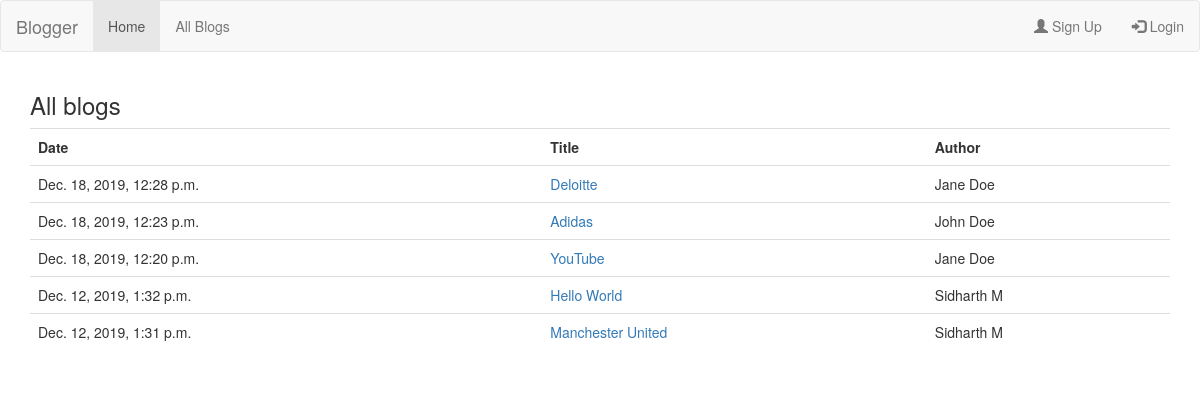
The app's page /allblogs with its own data.
### blogs/models.py (models this page shows, shortened)
class Blog(models.Model):
    title = models.CharField(max_length=100)
    date = models.DateTimeField()
    body = models.TextField(max_length=1000)
    author = models.ForeignKey(Author, on_delete=models.CASCADE)

### users/models.py (models this page shows, shortened)
class Author(models.Model):
    user = models.OneToOneField(User, on_delete=models.CASCADE)
    first_name = models.CharField(max_length = 25)
    last_name = models.CharField(max_length = 25)

### blogs/views.py (the view)
# urls.py: path('allblogs', views.all_blogs, name='all_blogs'),
def all_blogs(request):
    all_blogs = Blog.objects.all().order_by('-date')
    return render(request, 'blogs/all_blogs.html', {'blogs': all_blogs})

### blogs/templates/blogs/all_blogs.html
{% extends "blogs/header.html" %}
{% block content %}
  <h3>All blogs</h3>
  <table class="table">
    <tbody>
      <tr>
        <th>Date</th>
        <th>Title</th>
        <th>Author</th>
      </tr>
      {% for blog in blogs %}
        <tr>
          <td>{{ blog.date }}</td>
          <td><a href="/blogs/{{blog.id}}">{{ blog.title }}</a></td>
          <td>{{ blog.author.first_name }} {{ blog.author.last_name }}</td>
        </tr>
      {% endfor %}
    </tbody>
  </table>
{% endblock %}

### records on screen
Blog: date "Dec. 18, 2019, 12:28 p.m.", title "Deloitte", author.first_name "Jane", author.last_name "Doe"
Blog: date "Dec. 18, 2019, 12:23 p.m.", title "Adidas", author.first_name "John", author.last_name "Doe"
Blog: date "Dec. 18, 2019, 12:20 p.m.", title "YouTube", author.first_name "Jane", author.last_name "Doe"
Blog: date "Dec. 12, 2019, 1:32 p.m.", title "Hello World", author.first_name "Sidharth", author.last_name "M"
Blog: date "Dec. 12, 2019, 1:31 p.m.", title "Manchester United", author.first_name "Sidharth", author.last_name "M"
